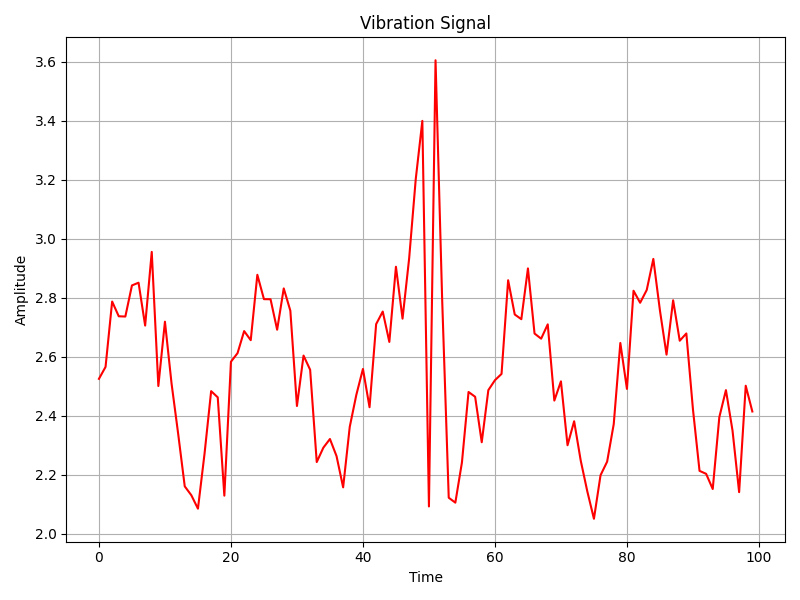
#> input picture graph/graph3.png, 800 x 600 px
$ python extractor.py
#> lines starting #> are read from the running program, lines starting #| are printed output that depends on the picture; after the words box and inside, x2 and y2 are one past the last pixel; in counts of white or black regions, pixels touching at a corner belong together
import cv2
import numpy as np
import pytesseract
import re
import csv
import pandas as pd
from scipy.stats import skew, kurtosis
from scipy.interpolate import interp1d
from scipy.signal import argrelextrema


def preprocess_image(image_path):
#> called with image_path = 'graph/graph3.png'
    img = cv2.imread(image_path)
#> img is the input picture: shape (600, 800, 3); mean B, G, R 245.2, 245.2, 250.9

    # Convert to grayscale and apply Gaussian blur for better edge detection
    gray = cv2.cvtColor(img, cv2.COLOR_BGR2GRAY)
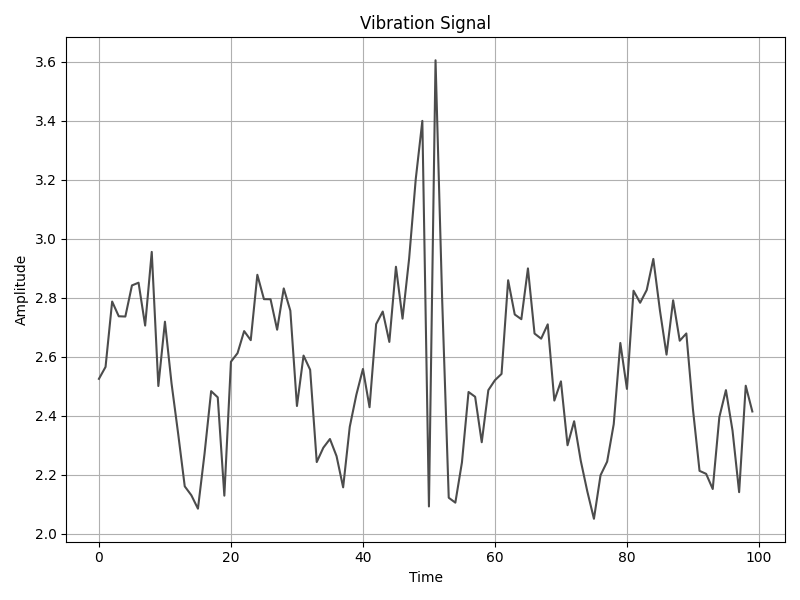
#> gray: shape (600, 800); min 0, max 255, mean 246.9
    threshold, thresh = cv2.threshold(gray, 150, 255, cv2.THRESH_BINARY)
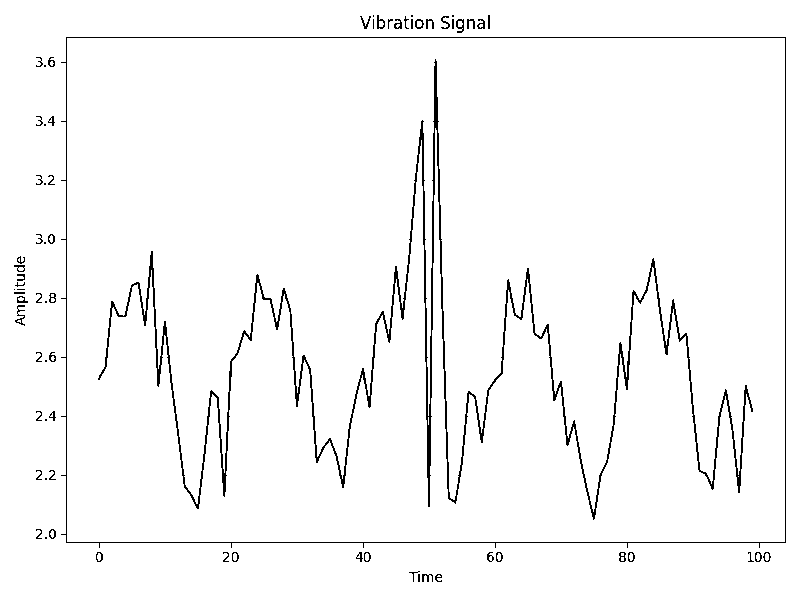
#> thresh: shape (600, 800); 97% white; black in thin lines or dots
    return img, gray, thresh

def detect_axes(thresh, img):
    edges = cv2.Canny(thresh, 50, 150)
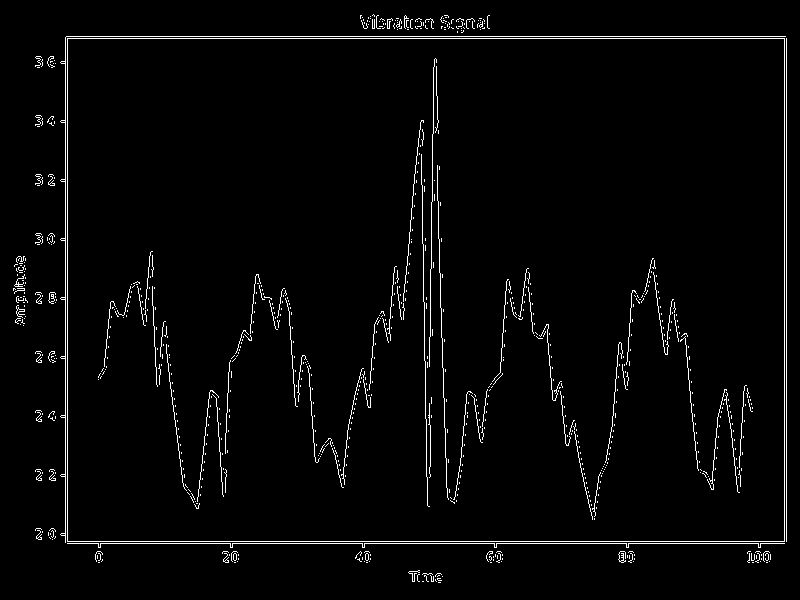
#> edges: shape (600, 800); 2.7% white in thin lines or dots
    lines = cv2.HoughLinesP(edges, 1, np.pi / 180, threshold=50, minLineLength=50, maxLineGap=5)
#> lines = 30 rows, first 6: [66, 36, 785, 36], [65, 541, 786, 541], [67, 543, 784, 543], [65, 38, 786, 38], [67, 540, 67, 39], [65, 542, 65, 37]

    x_axis, y_axis = None, None
    max_x_length = max_y_length = 0

    for line in lines:
        x1, y1, x2, y2 = line[0]
        length = np.hypot(x2 - x1, y2 - y1)

        # Check for horizontal line near bottom (X-axis)
        if abs(y1 - y2) < 15 and y1 > img.shape[0] * 0.8 and length > max_x_length:
            x_axis = (x1, y1, x2, y2)
            max_x_length = length

        # Check for vertical line near left (Y-axis)
        if abs(x1 - x2) < 15 and x1 < img.shape[1] * 0.2 and length > max_y_length:
            y_axis = (x1, y1, x2, y2)
            max_y_length = length
#> this loop made 30 passes
#> (x1, y1, x2, y2, length, max_y_length) on passes 5 to 6: (67, 540, 67, 39, 501, 501), (65, 542, 65, 37, 505, 505)
#> (x1, y1, x2, y2, length, max_x_length) on pass 2: (65, 541, 786, 541, 721, 721)
#> after the loop, max_x_length = 721; max_y_length = 505


    return x_axis, y_axis

# [6 lines left out: function crop_graph, not called in this run]

def extract_axis_values(img, x_axis, y_axis):
    h, w = img.shape[:2]

    x1, y1, x2, y2 = x_axis
    x_text_region = img[y1:y1+30, x1:x2]
    cv2.rectangle(img, (x1, y1), (x2, y1+30), (0, 255, 0), 2)
    x_text_region_gray = cv2.cvtColor(x_text_region, cv2.COLOR_BGR2GRAY)
    _, x_text_region = cv2.threshold(x_text_region_gray, 0, 255, cv2.THRESH_BINARY + cv2.THRESH_OTSU)
    x_text = pytesseract.image_to_string(x_text_region, config='--psm 6 --oem 3')

    x3, y3, x4, y4 = y_axis
    y_text_region = img[y4:y3, x3-45:x3]
    cv2.rectangle(img, (x3-45, y4), (x3, y3), (255, 0, 0), 2)
    y_text_region_gray = cv2.cvtColor(y_text_region, cv2.COLOR_BGR2GRAY)
    _, y_text_region = cv2.threshold(y_text_region_gray, 0, 255, cv2.THRESH_BINARY + cv2.THRESH_OTSU)
    y_text = pytesseract.image_to_string(y_text_region, config='--psm 6 --oem 3')

    cv2.imshow("Values extraction" , img)

    y_values = [float(num) for num in re.findall(r'\d+\.\d+', y_text)]
    x_values = [int(num) for num in re.findall(r'\d+', x_text)]

    # print("x_val: ", x_values)
    # print("y_val: ", y_values)

    return x_values, y_values


    img_copy = img.copy()
    h, w = img.shape[:2]

    # Step 1: Detect edges and grid lines using Hough Transform
    gray = cv2.cvtColor(img, cv2.COLOR_BGR2GRAY)
    edges = cv2.Canny(gray, 50, 150, apertureSize=3)
    cv2.imshow("check2", edges)

    lines = cv2.HoughLinesP(edges, 1, np.pi / 180, threshold=100, minLineLength=50)
    if lines is None:
        print("No lines detected")
        return

    # Separate vertical and horizontal lines
    vertical_lines = []
    horizontal_lines = []

    for line in lines:
        x1, y1, x2, y2 = line[0]
        if abs(x1 - x2) < 10:
            vertical_lines.append(x1)
        elif abs(y1 - y2) < 10:
            horizontal_lines.append(y1)

    # Remove outermost lines by trimming ends
    vertical_lines = sorted(list(set(vertical_lines)))
    horizontal_lines = sorted(list(set(horizontal_lines)))

    # Remove outermost (rectangle) lines
    vertical_lines = vertical_lines[1:-1]
    horizontal_lines = horizontal_lines[1:-1]

    # Match detected grid lines to x_vals and y_vals
    if len(vertical_lines) != len(x_vals):
        print(f"Expected {len(x_vals)} vertical lines, got {len(vertical_lines)}")
    if len(horizontal_lines) != len(y_vals):
        print(f"Expected {len(y_vals)} horizontal lines, got {len(horizontal_lines)}")

    # Draw vertical lines and x values
    for x, val in zip(vertical_lines, x_vals):
        cv2.line(img_copy, (x, 0), (x, h), (0, 255, 0), 1)
        cv2.putText(img_copy, str(val), (x - 10, h - 10), cv2.FONT_HERSHEY_SIMPLEX, 0.5, (0, 255, 0), 1)

    # Draw horizontal lines and y values
    for y, val in zip(horizontal_lines, y_vals):
        cv2.line(img_copy, (0, y), (w, y), (255, 0, 0), 1)
        cv2.putText(img_copy, str(val), (10, y - 5), cv2.FONT_HERSHEY_SIMPLEX, 0.5, (255, 0, 0), 1)

    # Show the result
    cv2.imshow("Detected Grid with Values", img_copy)

# [161 lines left out: functions cluster_positions, detect_grid_lines, fill_linear, digitize_graph_data, deviation_points, analyze_graph and 1 more, not called in this run]

img, gray, thresh = preprocess_image('graph/graph3.png')
x_axis, y_axis = detect_axes(thresh, img)
#> x_axis = (65, 541, 786, 541); y_axis = (65, 542, 65, 37)
x_values, y_values = extract_axis_values(img, x_axis, y_axis)
#> in extract_axis_values, `x1, y1, x2, y2 = x_axis`: x1 = 65; y1 = 541; x2 = 786; y2 = 541
#> in extract_axis_values, `cv2.rectangle(img, (x1, y1), (x2, y1+30), (0, 255, 0), 2)`:
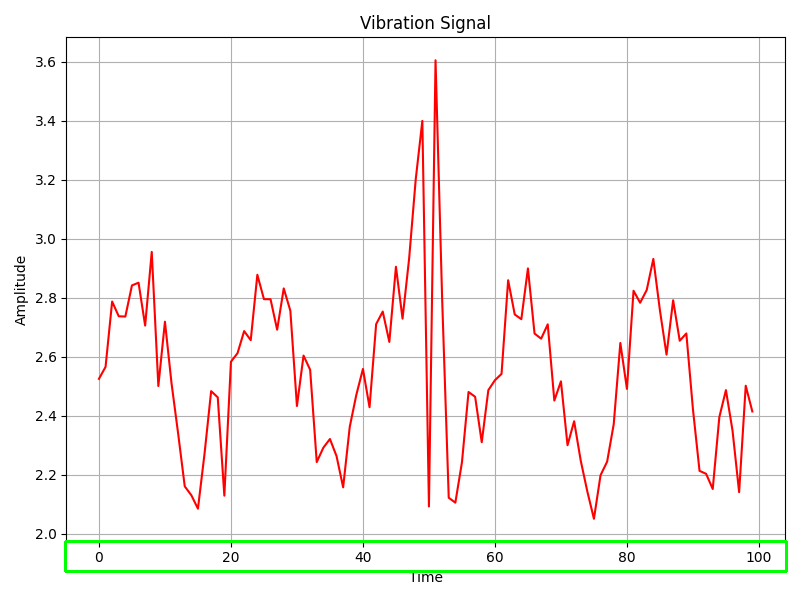
#> img: shape (600, 800, 3); 0.94% of pixels changed, all inside (x1, y1, x2, y2) = (64, 540, 788, 573)
#> in extract_axis_values, `x_text_region_gray = cv2.cvtColor(x_text_region, cv2.COLOR_BGR2GRAY)`:
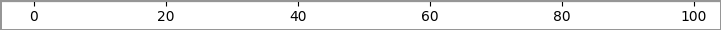
#> x_text_region_gray: shape (30, 721); min 0, max 255, mean 239.2
#> in extract_axis_values, `x_text_region_gray = cv2.cvtColor(x_text_region, cv2.COLOR_BGR2GRAY)`:
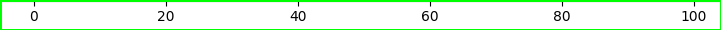
#> x_text_region: shape (30, 721, 3); mean B, G, R 223.7, 250.1, 223.7
#> in extract_axis_values, `_, x_text_region = cv2.threshold(x_text_region_gray, 0, 255, cv2.THRES..`:
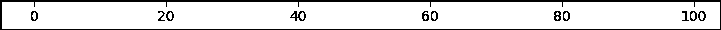
#> x_text_region: shape (30, 721); 87.4% white; 12 black regions, largest, box (x1, y1, x2, y2) and area: (0, 0, 721, 30) 2274, (290, 11, 306, 21) 75, (554, 11, 561, 21) 49
#> (the run stopped early here; a loop or call above may not have finished)

$ run again, with graph/graph1.png copied over graph/graph3.png
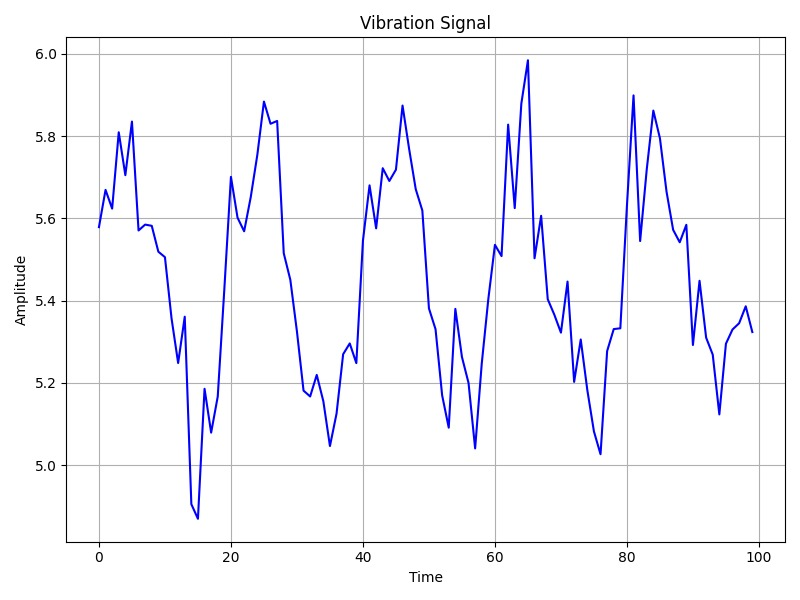
#> input picture graph/graph1.png, 800 x 600 px
#> in preprocess_image, img is the input picture: shape (600, 800, 3); mean B, G, R 249.9, 245.5, 245.5
#> thresh: shape (600, 800); 96.7% white; black in thin lines or dots
#> in detect_axes, `edges = cv2.Canny(thresh, 50, 150)`:
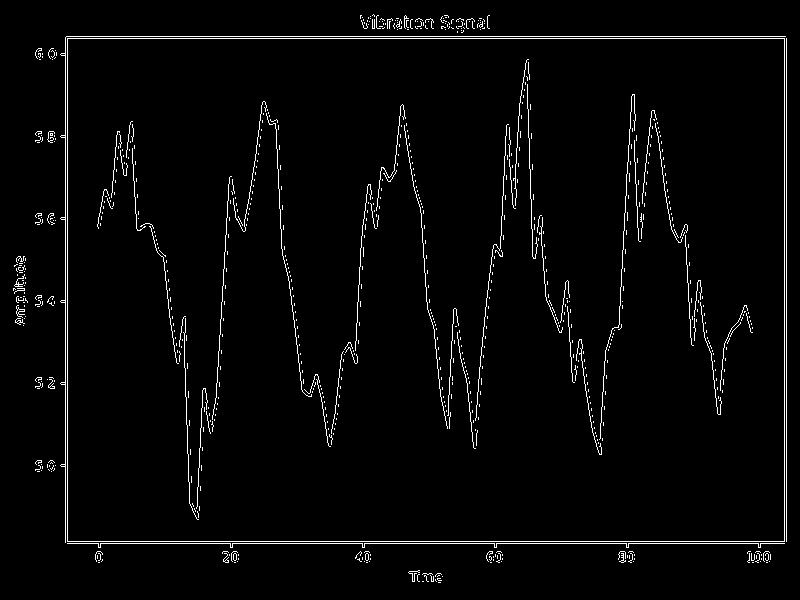
#> edges: shape (600, 800); 2.8% white in thin lines or dots
#> lines = 36 rows, first 6: [65, 541, 786, 541], [66, 36, 785, 36], [65, 38, 786, 38], [67, 543, 67, 39], [68, 543, 784, 543], [784, 540, 784, 39]
#> the loop in detect_axes, `for line in lines:` made 36 passes
#> (x1, y1, x2, y2, length, max_y_length) on passes 4, 7: (67, 543, 67, 39, 504, 504), (65, 542, 65, 37, 505, 505)
#> after the loop in detect_axes, `for line in lines:`: max_x_length = 721; max_y_length = 505
#> `x_axis, y_axis = detect_axes(thresh, img)`: x_axis = (65, 541, 786, 541); y_axis = (65, 542, 65, 37)
#> in extract_axis_values, `x1, y1, x2, y2 = x_axis`: x1 = 65; y1 = 541; x2 = 786; y2 = 541
#> in extract_axis_values, `cv2.rectangle(img, (x1, y1), (x2, y1+30), (0, 255, 0), 2)`:
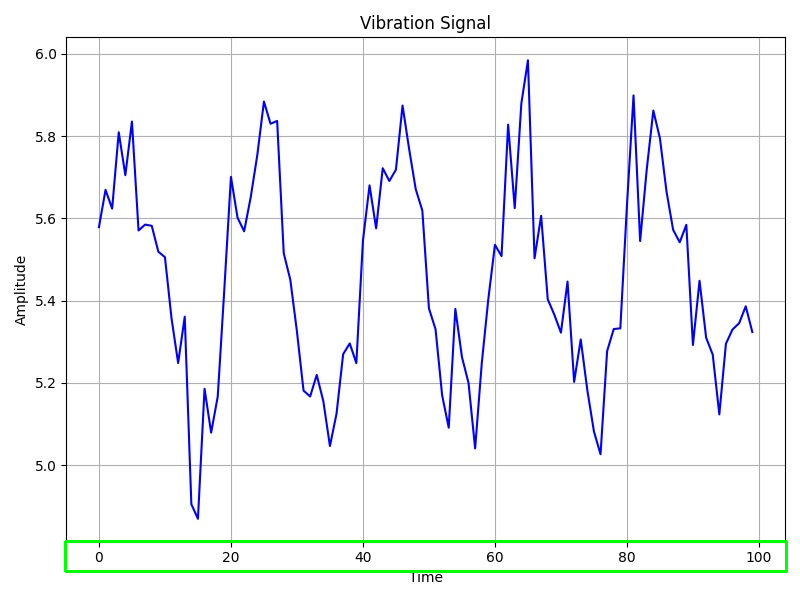
#> img: shape (600, 800, 3); 0.94% of pixels changed, all inside (x1, y1, x2, y2) = (64, 540, 788, 573)

$ run again, with graph/graph2.png copied over graph/graph3.png
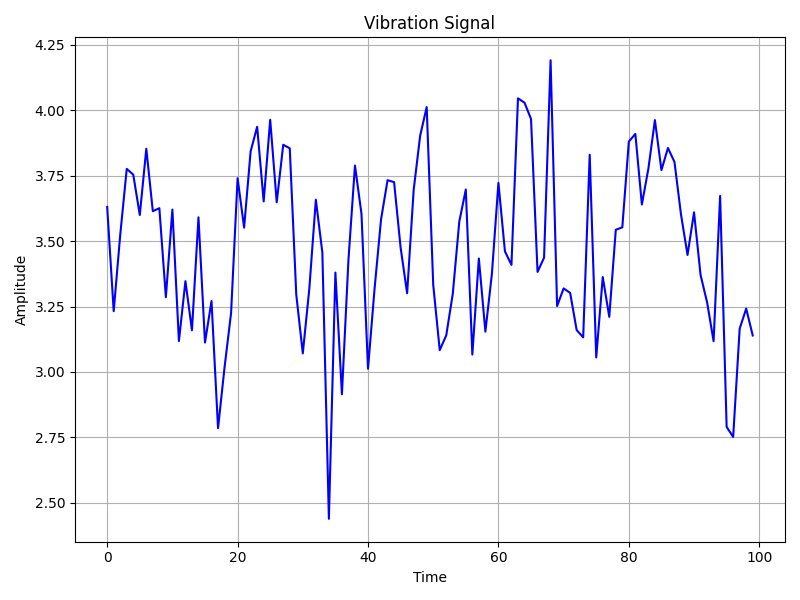
#> input picture graph/graph2.png, 800 x 600 px
#> in preprocess_image, img is the input picture: shape (600, 800, 3); mean B, G, R 251, 242.9, 242.9
#> thresh: shape (600, 800); 95.8% white; black in thin lines or dots
#> in detect_axes, `edges = cv2.Canny(thresh, 50, 150)`:
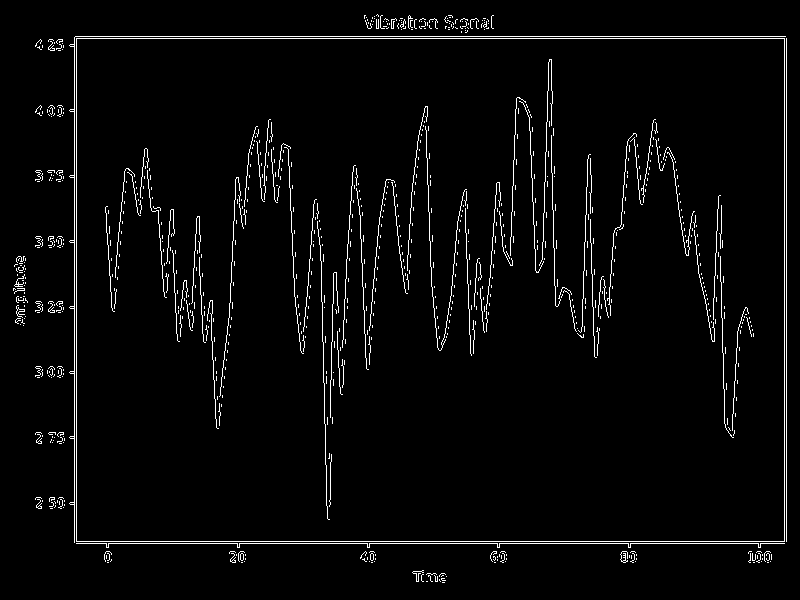
#> edges: shape (600, 800); 3.3% white in thin lines or dots
#> lines = 45 rows, first 6: [76, 543, 784, 543], [75, 36, 785, 36], [74, 541, 786, 541], [74, 38, 786, 38], [786, 540, 786, 39], [76, 540, 76, 39]
#> the loop in detect_axes, `for line in lines:` made 45 passes
#> (x1, y1, x2, y2, length, max_x_length) on passes 1, 3: (76, 543, 784, 543, 708, 708), (74, 541, 786, 541, 712, 712)
#> after the loop in detect_axes, `for line in lines:`: max_x_length = 712; max_y_length = 505
#> `x_axis, y_axis = detect_axes(thresh, img)`: x_axis = (74, 541, 786, 541); y_axis = (74, 542, 74, 37)
#> in extract_axis_values, `x1, y1, x2, y2 = x_axis`: x1 = 74; y1 = 541; x2 = 786; y2 = 541
#> img: shape (600, 800, 3); 0.93% of pixels changed, all inside (x1, y1, x2, y2) = (73, 540, 788, 573)
#> in extract_axis_values, `_, x_text_region = cv2.threshold(x_text_region_gray, 0, 255, cv2.THRES..`:
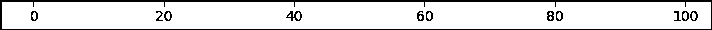
#> x_text_region: shape (30, 712); 87.3% white; 12 black regions, largest, box (x1, y1, x2, y2) and area: (0, 0, 712, 30) 2247, (286, 11, 302, 21) 75, (547, 11, 554, 21) 49
